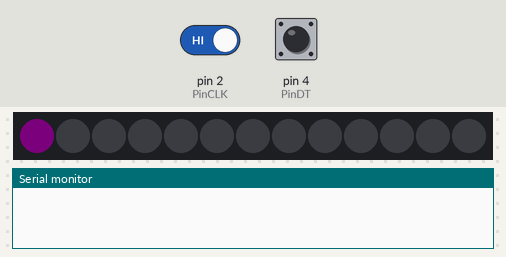
Simulated run of this sketch. Board: Arduino Uno, built with avr-gcc and run on an emulated ATmega328P. Shown: 13 RGB LEDs in strip order, left to right, the last lines printed to the serial monitor. Inputs (shaded band) come from the test bench; at power-on: pin 2 (PinCLK) HIGH, pin 4 (PinDT) HIGH. Dim RGB values are drawn brighter than linear.

Above: at 1.2 s.
1.3 s: pin 2 (PinCLK) driven LOW
At 2.1 s:
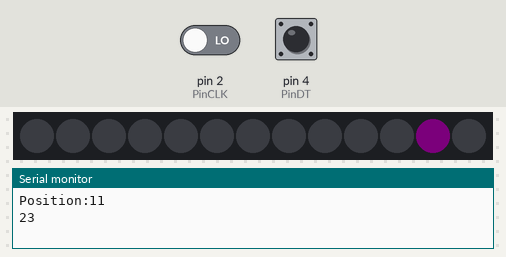
2.8 s: pin 2 (PinCLK) driven HIGH
At 3.2 s:
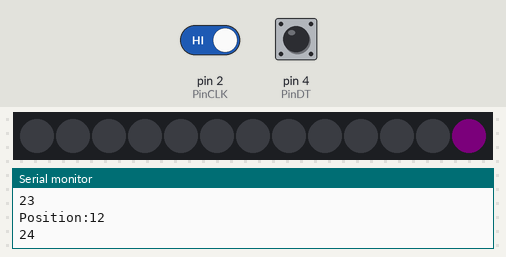
Timing chart, 0 to 5.8 s (numbered marks = the images above; inputs shaded):
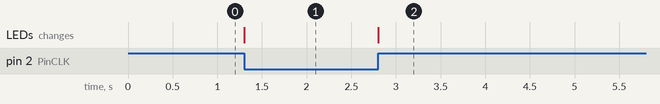

The sketch:

single_dot_rotation.ino
```cpp
#include "PinChangeInt.h" // PinChange Interrupt library
#include "FastLED.h" // FastLED library
#include <Adafruit_NeoPixel.h>

# define PinCLK 2
# define PinDT 4
# define PIN 5

int counter = 0;
int pos = 0;
int CLKState;
int CLKLastState;
Adafruit_NeoPixel strip = Adafruit_NeoPixel(13, PIN, NEO_GRB + NEO_KHZ800);

void setup(){
  strip.begin();
  strip.setBrightness(3); //adjust brightness here
  strip.show(); // Initialize all pixels to 'off'
  pinMode (PinCLK, INPUT);
  pinMode (PinDT, INPUT);

  Serial.begin (9600);

  CLKLastState = digitalRead(PinCLK);
}

void loop(){
  strip.clear();
  CLKState = digitalRead(PinCLK);
  if (CLKState != CLKLastState){
    if (digitalRead(PinDT) != CLKState){
      counter --;
    } else {
      counter ++;
    }
    if (counter > 24){
      counter = abs(counter) -24;
    }
    if (counter <=0){
      counter = 24- abs(counter);
    }
    pos = counter/2;
    Serial.print ("Position:");
    Serial.println(pos);
    Serial.println(counter);
  }
  CLKLastState = CLKState;

  strip.setPixelColor(pos, 255, 0, 255);
  //strip.setPixelColor(6, 255, 0, 255);
  strip.show();

}
```

Measured:
- after the input at 1.3 s, the LEDs: change at once (image 1)
- after the input at 2.8 s, the LEDs: change at once (image 2)
